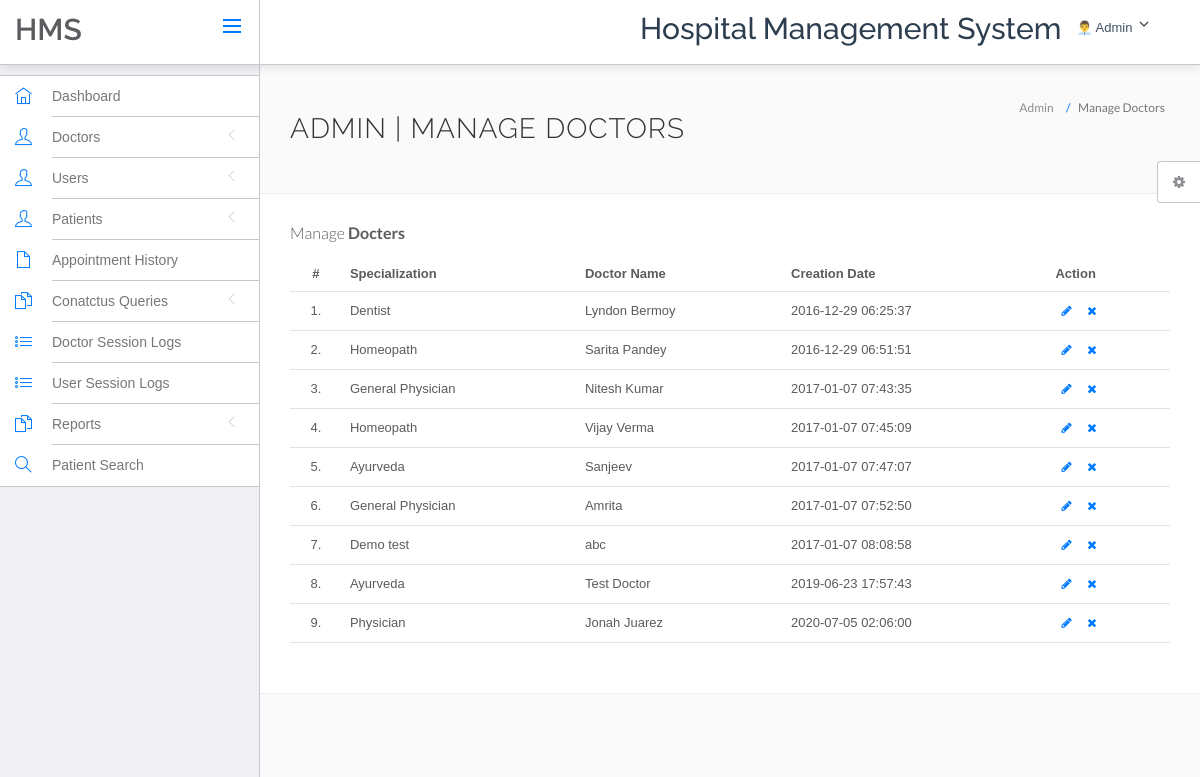
Page /hospital/hms/admin/manage-doctors.php (signed in) on the committed database.
### tables this page shows
CREATE TABLE `doctors` (
  `id` int(11) NOT NULL,
  `specilization` varchar(255) DEFAULT NULL,
  `doctorName` varchar(255) DEFAULT NULL,
  `address` longtext DEFAULT NULL,
  `docFees` varchar(255) DEFAULT NULL,
  `contactno` bigint(11) DEFAULT NULL,
  `docEmail` varchar(255) DEFAULT NULL,
  `password` varchar(255) DEFAULT NULL,
  `creationDate` timestamp NULL DEFAULT current_timestamp(),
  `updationDate` timestamp NULL DEFAULT NULL ON UPDATE current_timestamp()
);

### hospital/hms/admin/manage-doctors.php (the view, shortened to what this page needs)
<?php
include('include/config.php');
?>
<!DOCTYPE html>
<html lang="en">
	<head>
		<link rel="stylesheet" href="vendor/bootstrap/css/bootstrap.min.css">
		<link rel="stylesheet" href="vendor/fontawesome/css/font-awesome.min.css">
		<link rel="stylesheet" href="vendor/themify-icons/themify-icons.min.css">
		<link href="vendor/animate.css/animate.min.css" rel="stylesheet" media="screen">
		<link href="vendor/perfect-scrollbar/perfect-scrollbar.min.css" rel="stylesheet" media="screen">
		<link href="vendor/switchery/switchery.min.css" rel="stylesheet" media="screen">
		<link href="vendor/bootstrap-touchspin/jquery.bootstrap-touchspin.min.css" rel="stylesheet" media="screen">
		<link href="vendor/select2/select2.min.css" rel="stylesheet" media="screen">
		<link href="vendor/bootstrap-datepicker/bootstrap-datepicker3.standalone.min.css" rel="stylesheet" media="screen">
		<link href="vendor/bootstrap-timepicker/bootstrap-timepicker.min.css" rel="stylesheet" media="screen">
		<link rel="stylesheet" href="assets/css/styles.css">
		<link rel="stylesheet" href="assets/css/plugins.css">
		<link rel="stylesheet" href="assets/css/themes/theme-1.css" id="skin_color" />
	</head>
	<body>
		<div id="app">
<?php include('include/sidebar.php');?>
			<div class="app-content">
						<?php include('include/header.php');?>
				<div class="main-content" >
					<div class="wrap-content container" id="container">
						<section id="page-title">
							<div class="row">
								<div class="col-sm-8">
									<h1 class="mainTitle">Admin | Manage Doctors</h1>
																	</div>
								<ol class="breadcrumb">
									<li>
										<span>Admin</span>
									</li>
									<li class="active">
										<span>Manage Doctors</span>
									</li>
								</ol>
							</div>
						</section>
						<div class="container-fluid container-fullw bg-white">
									<div class="row">
								<div class="col-md-12">
									<h5 class="over-title margin-bottom-15">Manage <span class="text-bold">Docters</span></h5>
									<table class="table table-hover" id="sample-table-1">
										<thead>
											<tr>
												<th class="center">#</th>
												<th>Specialization</th>
												<th class="hidden-xs">Doctor Name</th>
												<th>Creation Date </th>
												<th>Action</th>
											</tr>
										</thead>
										<tbody>
<?php
$sql=mysqli_query($con,"select * from doctors");
$cnt=1;
while($row=mysqli_fetch_array($sql))
{
?>
											<tr>
												<td class="center"><?php echo $cnt;?>.</td>
												<td class="hidden-xs"><?php echo $row['specilization'];?></td>
												<td><?php echo $row['doctorName'];?></td>
												<td><?php echo $row['creationDate'];?>
												</td>
												<td >
												<div class="visible-md visible-lg hidden-sm hidden-xs">
							<a href="edit-doctor.php?id=<?php echo $row['id'];?>" class="btn btn-transparent btn-xs" tooltip-placement="top" tooltip="Edit"><i class="fa fa-pencil"></i></a>
	<a href="manage-doctors.php?id=<?php echo $row['id']?>&del=delete" onClick="return confirm('Are you sure you want to delete?')"class="btn btn-transparent btn-xs tooltips" tooltip-placement="top" tooltip="Remove"><i class="fa fa-times fa fa-white"></i></a>
												</div>
												</td>
											</tr>
											<?php
$cnt=$cnt+1;
											 }?>
										</tbody>
									</table>
								</div>
							</div>
								</div>
							</div>
						</div>
					</div>
				</div>
	<?php include('include/setting.php');?>
	</body>
</html>

### hospital/hms/admin/assets/css/themes/theme-1.css (style rules this page uses)
body { background: #FAFAFA; }

### rows in the picture
doctors: specilization "Dentist", doctorName "Lyndon Bermoy", creationDate "2016-12-29 06:25:37"
doctors: specilization "Homeopath", doctorName "Sarita Pandey", creationDate "2016-12-29 06:51:51"
doctors: specilization "General Physician", doctorName "Nitesh Kumar", creationDate "2017-01-07 07:43:35"
doctors: specilization "Homeopath", doctorName "Vijay Verma", creationDate "2017-01-07 07:45:09"
doctors: specilization "Ayurveda", doctorName "Sanjeev", creationDate "2017-01-07 07:47:07"
doctors: specilization "General Physician", doctorName "Amrita", creationDate "2017-01-07 07:52:50"
doctors: specilization "Demo test", doctorName "abc", creationDate "2017-01-07 08:08:58"
doctors: specilization "Ayurveda", doctorName "Test Doctor", creationDate "2019-06-23 17:57:43"
doctors: specilization "Physician", doctorName "Jonah Juarez", creationDate "2020-07-05 02:06:00"
